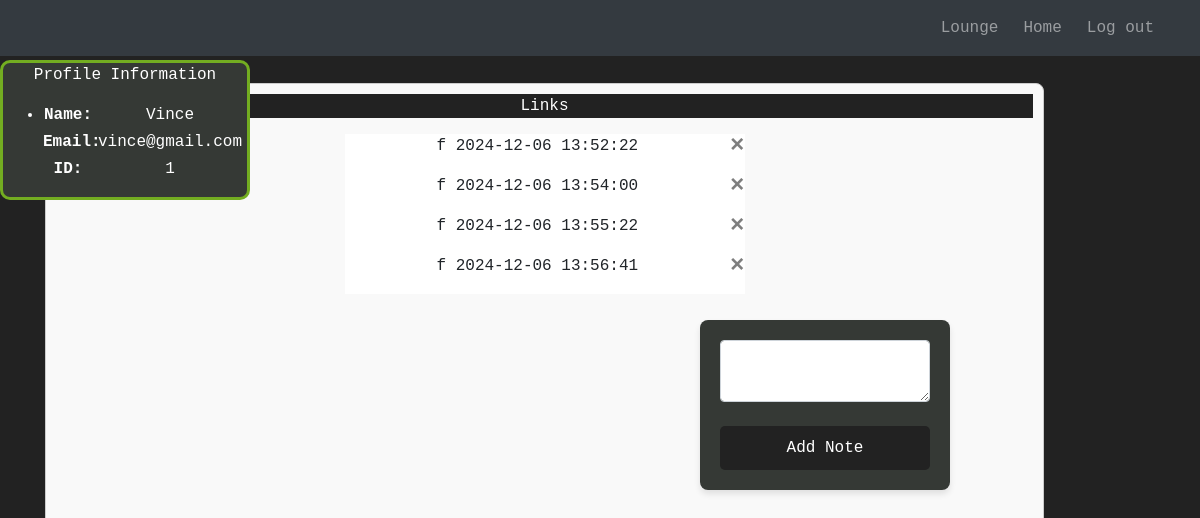
Screenshot of / (signed in) with the database file from the repository.
### website/models.py (models this page shows)
class Note(db.Model):
    id = db.Column(db.Integer, primary_key=True)
    data = db.Column(db.String(10000))
    date = db.Column(db.DateTime(timezone=True), default=func.now())
    user_id = db.Column(db.Integer, db.ForeignKey('user.id'))

class User(db.Model, UserMixin):
    id = db.Column(db.Integer, primary_key=True)
    email = db.Column(db.String(150), unique=True)
    password = db.Column(db.String(150))
    first_name = db.Column(db.String(150))
    notes = db.relationship('Note')
    chats = db.relationship('Chat')

### website/views.py (the view, shortened to what this page needs)
@views.route('/', methods=['GET', 'POST'])
@login_required
def home():
    return render_template("home.html", user=current_user)

### website/__init__.py (called while the page is built)
def create_app():
    app = Flask(__name__)
    app.config['SECRET_KEY'] = 'DSA Group 4'
    app.config['SQLALCHEMY_DATABASE_URI'] = f'sqlite:///{DB_NAME}'
    db.init_app(app)
    from .views import views
    from .auth import auth
    app.register_blueprint(views, url_prefix='/')
    app.register_blueprint(auth, url_prefix='/')
    from .models import User, Note
    with app.app_context():
        db.create_all()
    login_manager = LoginManager()
    login_manager.login_view = 'auth.login'
    login_manager.init_app(app)
    @login_manager.user_loader
    def load_user(id):
        return User.query.get(int(id))
    return app

### website/templates/home.html (shortened to what this page needs)
{% extends "base.html" %}
{% block content %}
<div align="center" class="input-block">
  <p class="links">Links</p>
  <ul class="data-list" id="notes">
    {% for note in user.notes %}
    <li class="data-list">
      {{ note.data }}
      {{ note.date }}
      <button type="button" class="close" onClick="deleteNote({{ note.id }})">
        <span aria-hidden="true">&times;</span>
      </button>
    </li>
    {% endfor %}
  </ul>
</div>
<div align="center" class="link-container">
  <div class="profile">
    <p align="center" class="profile-title">Profile Information</p>
    <ul align="center" class="list-group list-group-flush" id="users">
      <li class="profile-table">
        <div class="profile-row">
          <div class="profile-label">Name:</div>
          <div class="profile-data">{{ user.first_name }}</div>
        </div>
        <div class="profile-row">
          <div class="profile-label">Email:</div>
          <div class="profile-data">{{ user.email }}</div>
        </div>
        <div class="profile-row">
          <div class="profile-label">ID:</div>
          <div class="profile-data">{{ user.id }}</div>
        </div>
      </li>
    </ul>
  </div>
</div>
<div class="button-block">
  <form method="POST">
    <textarea name="note" id="note" class="form-control" required></textarea>
    <br />
    <div align="center">
      <button type="submit" class="btn btn-primary">Add Note</button>
    </div>
  </form>
</div>
{% endblock %}

### website/static/sign_up.css (style rules this page uses)
body { font-family: monospace, monospace; background-color: #222222; margin: 0; padding: 0; display: flex; justify-content: center; align-items: center; height: 100vh; }
form { background-color: #353935; padding: 20px; border-radius: 8px; box-shadow: 0 4px 6px rgba(0, 0, 0, 0.1); width: 100%; max-width: 400px; margin: auto; }
button[type="submit"] { width: 100%; padding: 10px; background-color: #222222; color: #ffffff; border: none; border-radius: 5px; font-size: 16px; cursor: pointer; transition: background-color 0.3s; }
body { padding-top: 56px; }
.profile-table { color: #ffffff; margin-left: 40px; }
.profile-data { color: #ffffff; margin: auto; }
.profile { position: fixed; left: 10px; bottom: 20px; width: 300px; border: 3px solid #222222; border-radius:10px; background-color: #353935; }
.profile-title { color: #ffffff; }

### website/static/home.css (style rules this page uses)
.links { color: #ffffff; background-color: #222222; }
.profile { position: fixed; top: 60px; left: 0; width: 250px; height:140px; border: 3px solid #73AD21; }
.profile-row { display: flex; margin-bottom: 3px; }
.profile-label { font-weight: bold; width: 50px; }
.data-list { background-color: white; width:400px; height:40px; }
.button-block { position: fixed; top: 320px; right: 250px; width: 250px; height:140px; }
.link-container { position: fixed; }
.data-list { list-style: none; }

### website/static/lounge.css (style rules this page uses)
.input-block { margin-top: 60px; width: 90%; height: 750px; overflow-y: auto; border: 1px solid #ccc; padding: 10px; background-color: #f9f9f9; border-radius: 8px; }
.data-list { list-style-type: none; padding: 0; margin: 0; }

### rows the page displays
Note: data "f", date "2024-12-06 13:52:22"
Note: data "f", date "2024-12-06 13:54:00"
Note: data "f", date "2024-12-06 13:55:22"
Note: data "f", date "2024-12-06 13:56:41"
User: first_name "Vince", email "vince@gmail.com", id "1"
